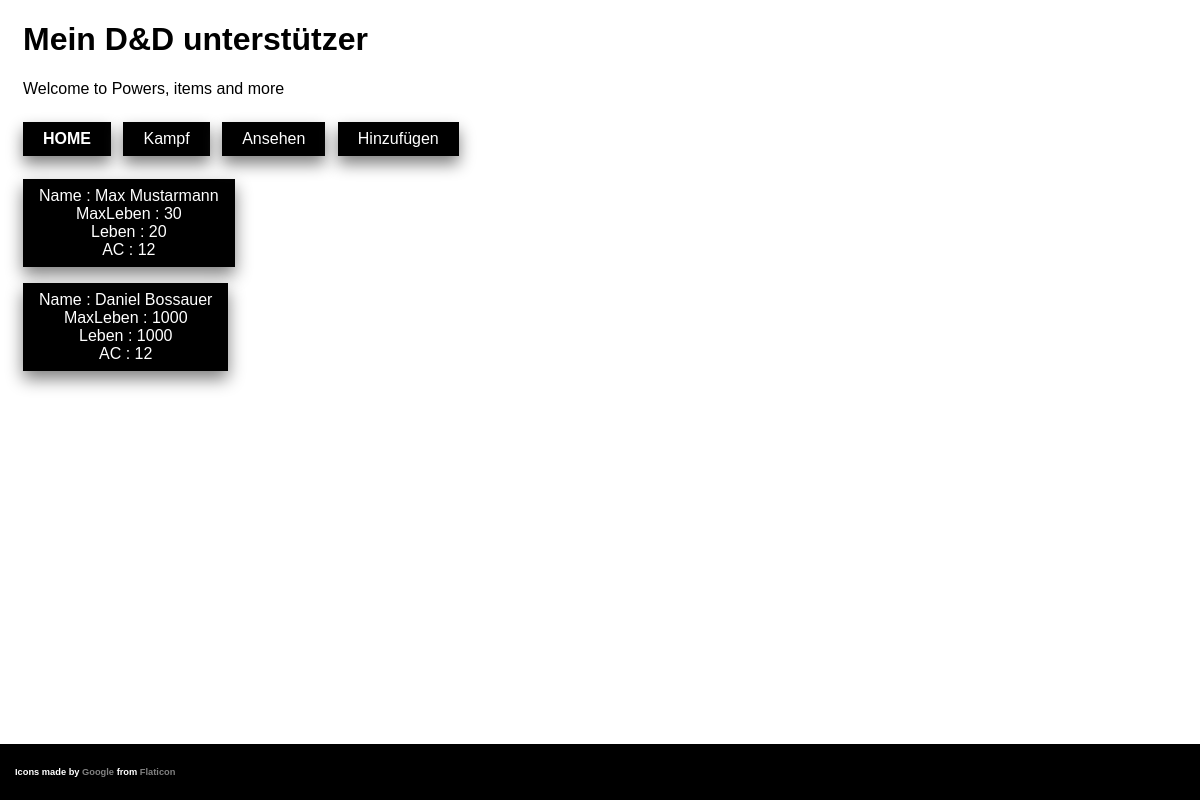
The app's page /kampfsystem/auto with its own data.
### tables this page shows
CREATE TABLE party(ID INTEGER PRIMARY KEY, Name text, MaxLeben INTEGER, Leben INTEGER, AC INTEGER);

### index.py (the view)
@app.route("/kampfsystem/auto", methods= ["GET", "POST"])
def autoKampfsystem():
    return pers("charakterWahl.html", "party")

### index.py (called while the page is built)
@app.after_request
def add_header(r):
    r.headers["Cache-Control"] = "no-cache, no-store, must-revalidate"
    r.headers["Pragma"] = "no-cache"
    r.headers["Expires"] = "0"
    r.headers['Cache-Control'] = 'public, max-age=0'
    return r

### moduleFlask.py (called while the page is built)
def get_db(): # getting databases connection Object
    db = getattr(g, '_database', None)
    if db is None:
        db = g._database = sqlite3.connect(DATABASE)
    return db

def hilfRes(table): # get all rows in a specific table
    cur = get_db().cursor()
    return cur.execute("select * from '" + table + "';")

def hilfRes2(table): # get the column names in a specific table
    res=hilfRes(table)
    return list(map(lambda x: x[0], res.description))

def pers(second, table): # makes an unspecific Html template
    res= hilfRes(table)
    res2= hilfRes2(table)
    return render_template(second, zeilen=res, len=len(res2), headline=res2, table=table)

### templates/charakterWahl.html
{% extends 'index.html' %}
{% block stylesheet %}
<link rel="stylesheet" type="text/css" href="{{ url_for('static', filename='css/kampfsystem.css') }}">
{% endblock %}
{% block content %}
{% for people in zeilen %}
<form class="" action="/kampfsystem/auto" method="POST">
  <button class="kampfbtn" type="submit" name="user" value={{people[0]}}>
    {% for i in range(1, len) %}
    {{headline[i]}} : {{people[i]}}<br>
    {% endfor %}
  </button>
</form>
{% endfor %}
{% endblock %}

### templates/index.html (shortened to what this page needs)
<!DOCTYPE html>
<html>
<head>
  {% block stylesheet %}
  {% endblock %}
  <link rel="stylesheet" type="text/css" href="{{ url_for('static', filename='css/index.css') }}">
  <link rel="stylesheet" type="text/javascript" href="{{ url_for('static', filename='javascript/index.js') }}">
</head>
<body class="w3-light-grey">
<div class="w3-content" style="max-width:1400px">
<header class="w3-container w3-padding-32">
  <div class="hasShadow">
    <h1><b>Mein <span class="w3-tag">D&D</span> unterstützer</b></h1>
    <p>Welcome to <span class="w3-tag">Powers, items and more</span></p>
  </div>
  <b> <a href="/"><button>HOME</a> </b></button>
   <a href="/kampfsystem"><button>Kampf</button></a>
  <div class="dropdown">
    <button class="dropbtn">Ansehen</button>
  </div>
  <div class="dropdown">
    <button class="dropbtn">Hinzufügen</button>
  </div>
</header>
<div class="container">
  {% block content %}
  {% endblock %}
</div>
<footer class="w3-container w3-dark-grey w3-padding-32 w3-margin-top">
  <h5>Icons made by <a href="https://www.flaticon.com/authors/google" title="Google">Google</a> from <a href="https://www.flaticon.com/" title="Flaticon"> Flaticon </a></h5>
</footer>
</body>
</html>

### static/css/kampfsystem.css (style rules this page uses)
.kampfbtn { max-width: 20em; color: white; background-color: #000000; border: none; padding: 8px 16px; margin-bottom: 8px; box-shadow: 0px 8px 16px 0px gray; }

### static/css/index.css (style rules this page uses)
html, body { padding: none; margin: none; }
body, h1, h2, h3, h4, h5 { font-family: "Raleway", sans-serif }
header { padding-left: 15px; margin-bottom: 15px; }
.container { height: auto; padding-left: 15px; }
footer { position: fixed; bottom: 0; left: 0; width: 100%; margin-top: 15px; padding: 8px 0px; background: black; color: white; font-size: 0.7em; }
footer h5 { margin: 15px; }
footer a { color: gray; }
button { background-color: black; color: white; border: none; padding: 8px 20px; margin-right: 8px; margin-top: 8px; font-size: 1em; box-shadow: 0px 8px 16px 0px gray; }
a { text-decoration: none; color: white; }
.dropbtn { border: none; }
.dropdown { position: relative; display: inline-block; }

### records on screen
party: {{ people[0] }} 1 (drawn), headline "Name" "MaxLeben" "Leben" "AC", Name "Max Mustarmann" "30" "20" "12"
party: {{ people[0] }} 2 (drawn), headline "Name" "MaxLeben" "Leben" "AC", Name "Daniel Bossauer" "1000" "1000" "12"
